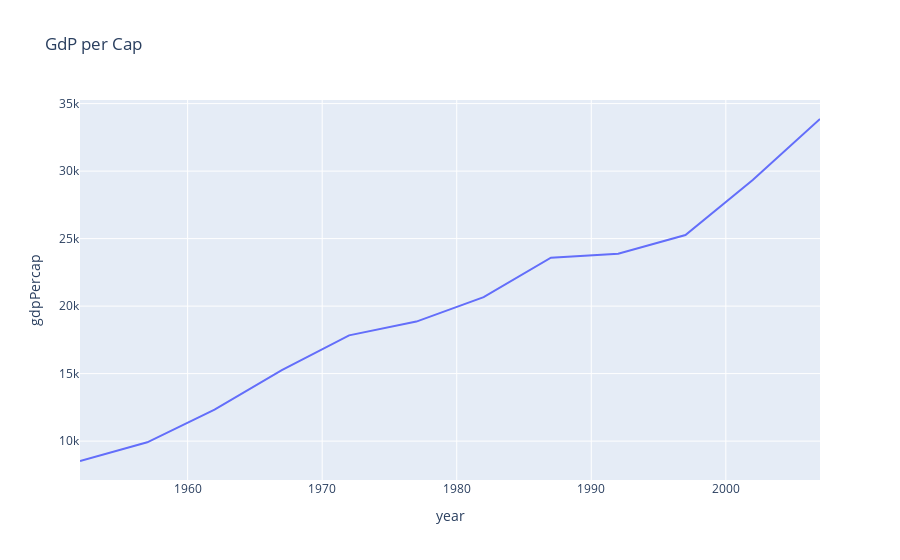

Source (notebook cell):
### Markdown cell above
## Line chart

### Code cell
fig = px.line(sweden, x= "year", y="gdpPercap", title="GdP per Cap")
fig.show()

### Figure 1 — Plotly figure (JSON) as saved in the notebook; plotly's stock layout.template omitted (floating-point values rounded to 4 significant figures)
{"data": [{"hovertemplate": "year=%{x}<br>gdpPercap=%{y}<extra></extra>", "legendgroup": "", "line": {"color": "#636efa", "dash": "solid"}, "marker": {"symbol": "circle"}, "mode": "lines", "name": "", "orientation": "v", "showlegend": false, "type": "scatter", "x": [1952, 1957, 1962, 1967, 1972, 1977, 1982, 1987, 1992, 1997, 2002, 2007], "xaxis": "x", "y": [8528.0, 9912.0, 12330.0, 15260.0, 17830.0, 18860.0, 20670.0, 23590.0, 23880.0, 25270.0, 29340.0, 33860.0], "yaxis": "y"}], "layout": {"legend": {"tracegroupgap": 0}, "title": {"text": "GdP per Cap"}, "xaxis": {"anchor": "y", "domain": [0, 1], "title": {"text": "year"}}, "yaxis": {"anchor": "x", "domain": [0, 1], "title": {"text": "gdpPercap"}}}}
